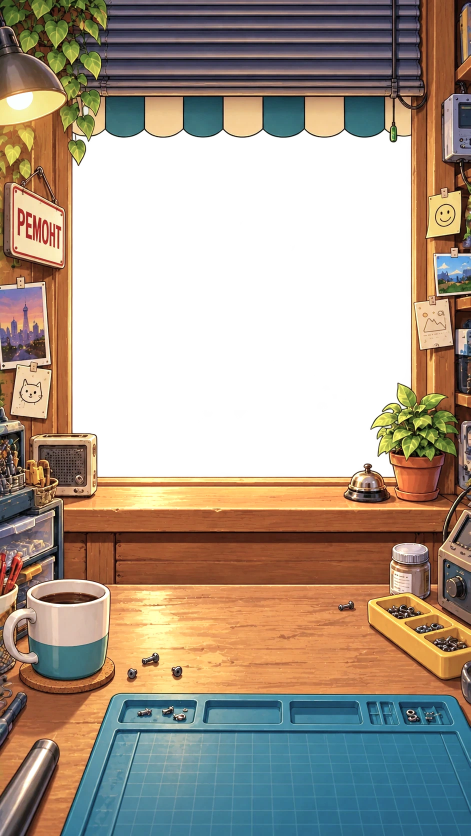
#> input picture game/kiosk_day.webp, 941 x 1672 px (shown at 1/2 size)
$ python relight_kiosk.py ../kiosk_day.webp ../kiosk_night.webp
#> lines starting #> are read from the running program, lines starting #| are printed output that depends on the picture; after the words box and inside, x2 and y2 are one past the last pixel; in counts of white or black regions, pixels touching at a corner belong together
# the day and night kiosk from the evening one: the same painting in another light, so the three line up exactly
# usage: python3 relight_kiosk.py <evening kiosk picture> <output folder>  → kiosk_day.webp and kiosk_night.webp (and .png previews)
import numpy as np, cv2, sys
from PIL import Image
src_p, out_dir = sys.argv[1], sys.argv[2]
S = np.array(Image.open(src_p).convert('RGBA')).astype(np.float32) / 255
rgb, A = S[..., :3], S[..., 3]
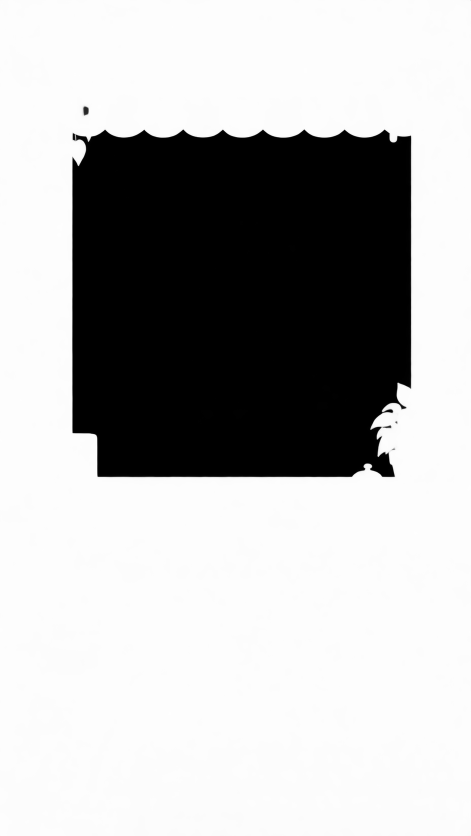
#> A: shape (1672, 941) float32 (shown at 1/2 size); min 0, max 1, mean 0.709
lin = rgb ** 2.2
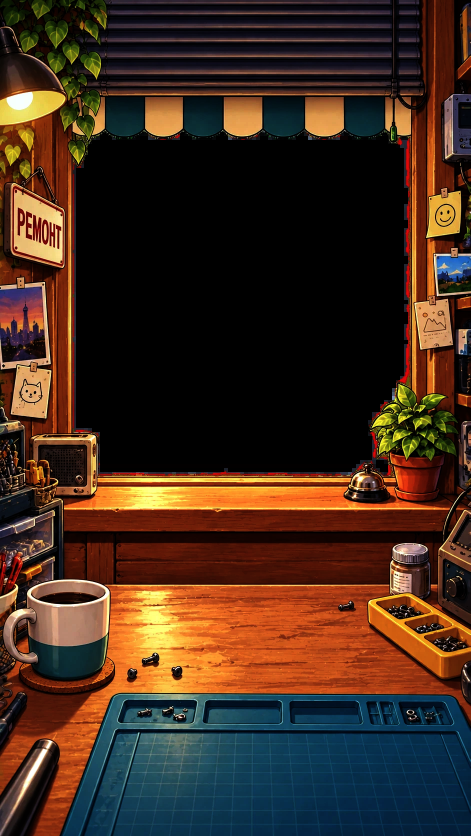
#> lin: shape (1672, 941, 3) float32 (shown at 1/2 size); mean R, G, B 0.261, 0.171, 0.116
H, W = A.shape
#> H = 1672; W = 941
yy, xx = np.mgrid[0:H, 0:W].astype(np.float32)
lum = lambda x: (x * [.2126, .7152, .0722]).sum(-1, keepdims=True)
def blur(m, s): return cv2.GaussianBlur(m.astype(np.float32), (0, 0), s)
def tone(x, white=1.6):           # soft shoulder instead of a hard clip
    return x * (1 + x / white ** 2) / (1 + x)
def out(x, name):
    x = np.clip(x, 0, 1) ** (1 / 2.2)
    im = np.dstack([x, A[..., None]]) * 255
    Image.fromarray(im.round().astype(np.uint8), 'RGBA').save(f'{out_dir}/{name}.webp', quality=92, method=6)
    Image.fromarray(im.round().astype(np.uint8), 'RGBA').save(f'{out_dir}/{name}.png')

# where the light comes in: the window opening (its bottom edge is the sill), and the lamp in the top left corner
hole = (A < .5).astype(np.float32)
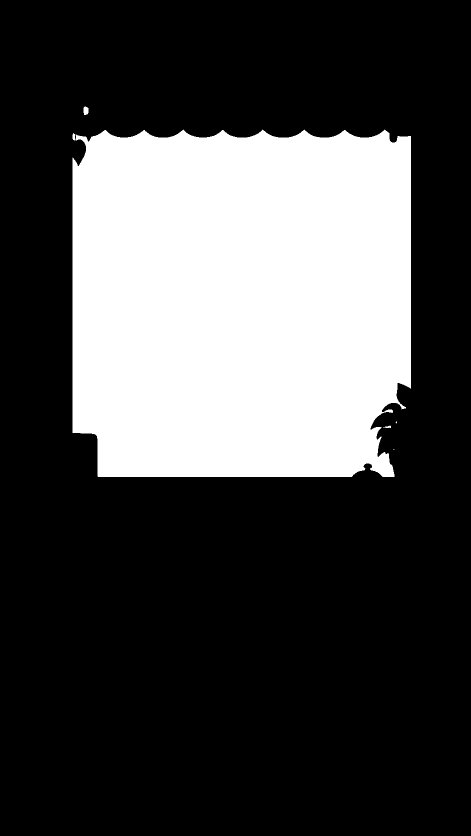
#> hole: shape (1672, 941) float32 (shown at 1/2 size); values 0 (black) and 1 (white), 28.4% white; 6 white regions (2 under 20 px), largest, box (x1, y1, x2, y2) and area: (145, 259, 822, 954) 447164, (167, 213, 177, 230) 145, (145, 266, 151, 281) 66, (766, 851, 782, 856) 46
hole[:200] = 0
win_glow = blur(hole, 60)                        # near the window
below = np.clip((yy - 950) / 1, 0, 1) * np.exp(-np.clip(yy - 950, 0, None) / 380) * np.exp(-((xx - 480) / 420) ** 4)
bulb = np.array([40, 205], np.float32)
dx, dy = xx - bulb[0], yy - bulb[1]; d = np.hypot(dx, dy) + 1
#> after `d = np.hypot(dx, dy) + 1`:
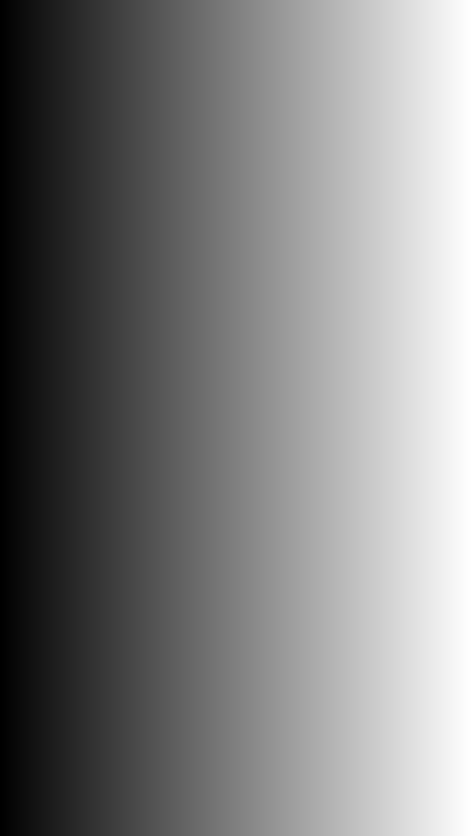
#> dx: shape (1672, 941) float32 (shown at 1/2 size); min -40, max 900, mean 430; drawn with min black and max white
axis = np.array([.55, .835]); cone = np.clip((dx * axis[0] + dy * axis[1]) / d, 0, 1) ** 1.5
lamp_light = cone * np.exp(-(d / 430) ** 2)
lamp_self = blur(((xx < 150) & (yy > 60) & (yy < 250) & ((xx - 60) ** 2 / 95 ** 2 + (yy - 215) ** 2 / 45 ** 2 < 1)).astype(np.float32), 6)

# DAY: neutral daylight, brighter, sun through the window onto the sill and the desk
day = lin * np.array([.76, .97, 1.4]) * 2.0
day = day * (1 + .5 * below[..., None] + .2 * win_glow[..., None])
day = tone(day)
g = lum(day); day = g + (day - g) * .85
out(day, 'kiosk_day')

# NIGHT: a dark blue room; the lamp lights its corner warm; the street lights glow a little through the window
g = lum(lin); grey = g + (lin - g) * .3
#> after `grey = g + (lin - g) * 0.3`:
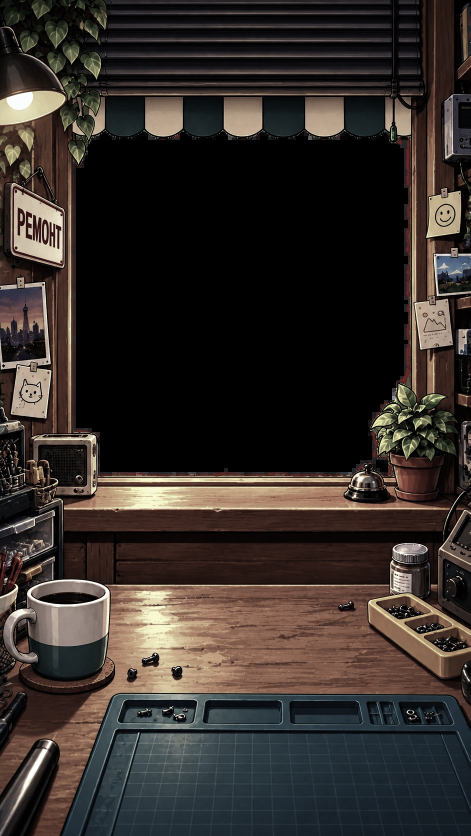
#> grey: shape (1672, 941, 3) float64 (shown at 1/2 size); mean R, G, B 0.208, 0.181, 0.165
amb = grey * np.array([.095, .15, .30])
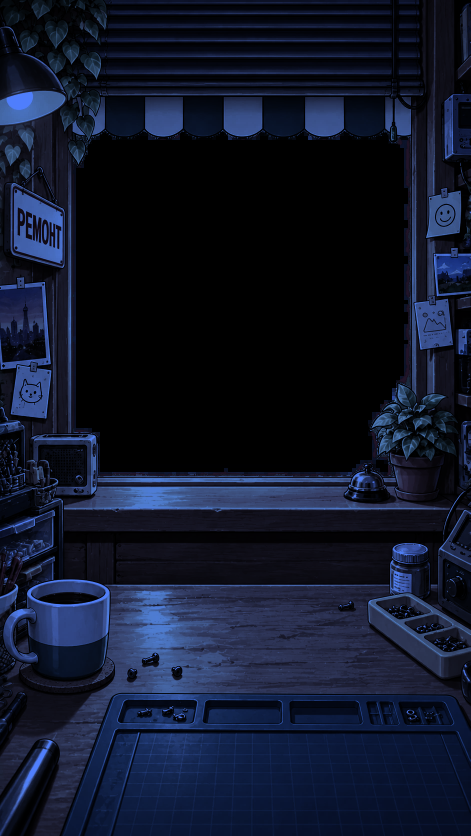
#> amb: shape (1672, 941, 3) float64 (shown at 1/2 size); mean R, G, B 0.0198, 0.0272, 0.0495; drawn with min black and max white
lamp = lin * np.array([1.0, .8, .52]) * (2.5 * lamp_light[..., None])
street = lin * np.array([.62, .55, .5]) * (.28 * below[..., None] * np.exp(-np.clip(yy - 950, 0, None) / 160)[..., None] + .12 * win_glow[..., None])
night = amb + lamp + street
night = night * (1 - lamp_self[..., None]) + lin * 1.05 * lamp_self[..., None]
night = tone(night)
out(night, 'kiosk_night')
#> call 2 of out, with name = 'kiosk_night'
#> in out (call 2), `im = np.dstack([x, A[..., None]]) * 255`:
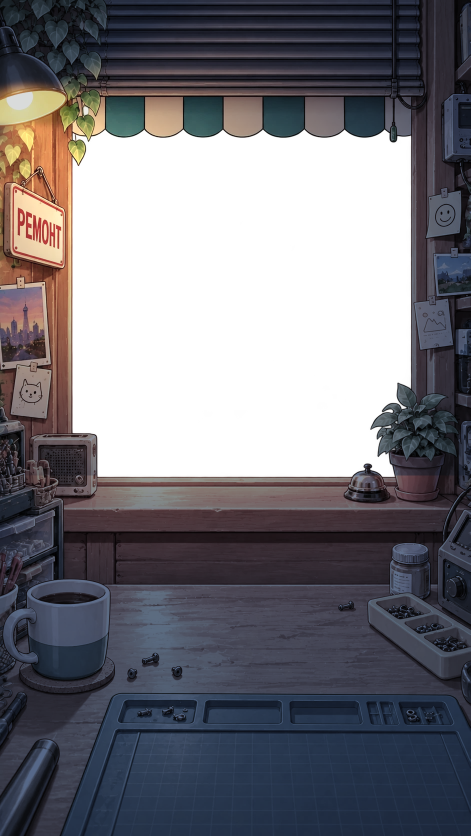
#> im: shape (1672, 941, 4) float64 (shown at 1/2 size); mean of channels 0, 1, 2, 3 46.6, 45, 51.6, 180.9; transparent parts drawn white
